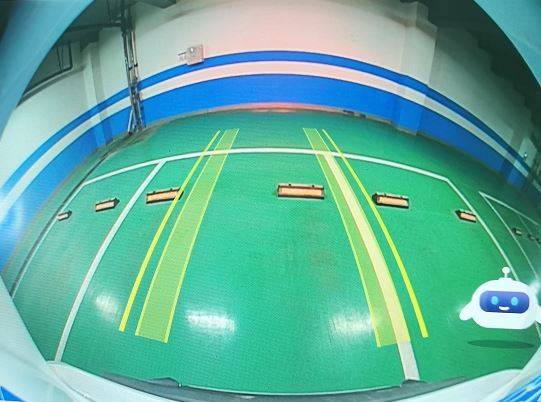
%> input picture data/input_7.JPG, 541 x 402 px
$ octave real_image_7.m   (GNU Octave 9; MATLAB toolbox functions it lacks are replaced by stand-ins)
%> lines starting %> are read from the running program, lines starting %| are printed output that depends on the picture; in (x1, y1, x2, y2) boxes, pixels count from 0 and x2, y2 are one past the last pixel; in counts of white or black regions, pixels touching at a corner belong together; the program's own positions count from 1
%******************************************************************************
% This programe is implemented via MATLAB 2018b.                             *
% Author :  Ping Wang                                                        *
% Contact:  pingwangsky@163.com                                              *
% License:  Copyright (c) 2022 Ping Wang, All rights reserved.               *
% Address:  College of Electrical and Information Engineering,               *
%           Lanzhou University of Technology                                 *
% My site:  https://sites.google.com/view/ping-wang-homepage                 *
%*****************************************************************************/
close all;
clc;
clear;
addpath data;
addpath Methods;

Img=imread('input_7.jpg');
%> Img is the input picture: size 402x541x3 uint8; mean R, G, B 95.7, 174.5, 156.7

figure(1);
hold on;
imshow(Img,'Border','tight')

Img1=rgb2gray(Img);
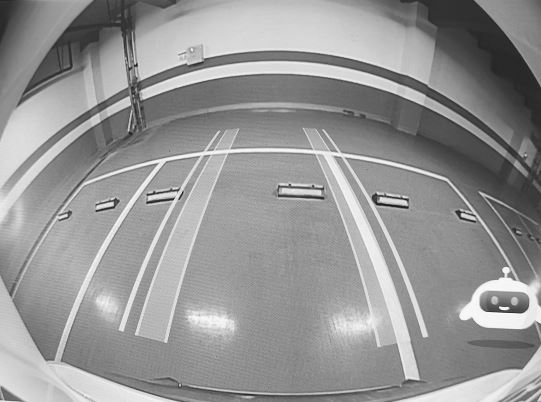
%> Img1: size 402x541 uint8; min 19, max 253, mean 148.9
contour=edge(Img1,'Canny'); %canny边缘检测
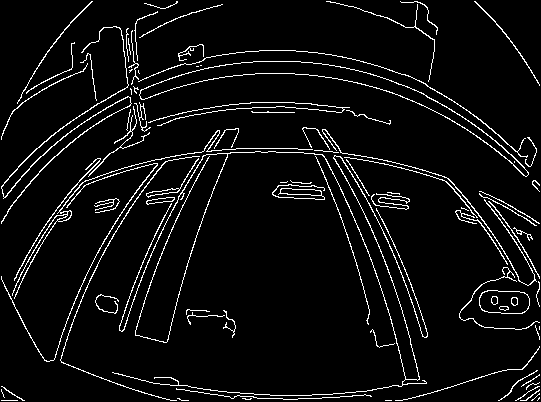
%> contour: size 402x541 logical; 5.6% white in thin lines or dots

figure(2);
imshow(contour,'Border','tight');
hold on;

% 获取联通轮廓
[B,L]=bwboundaries(contour,'noholes');
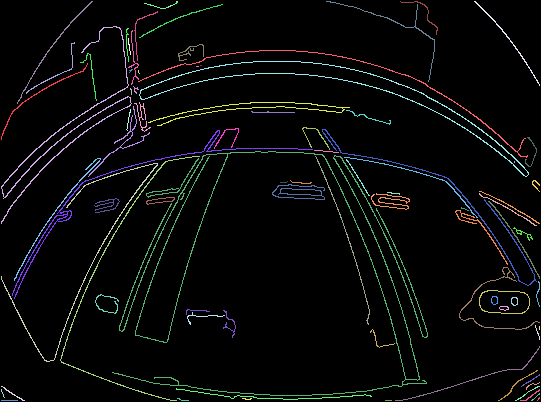
%> L: size 402x541 double; 87 distinct labels, from 0 to 86; one colour per label, 0 black
%> B = 86 boundaries; largest, box (x1, y1, x2, y2) and points: (112, 151, 428, 396) 3918, (1, 26, 132, 224) 1055, (12, 130, 313, 299) 989, (138, 50, 528, 158) 810, (139, 61, 529, 177) 789

% 边缘长度小于200的过滤掉
j=1;
for k=1:length(B)
    if length(B{k})>200 && length(B{k})<700
%> (the run ends here)

$ run again, with data/input_0.png saved as data/input_7.JPG
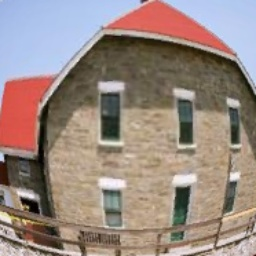
%> input picture data/input_0.png, 256 x 256 px
%> Img is the input picture: size 256x256x3 uint8; mean R, G, B 152.9, 136.4, 128.6
%> `contour=edge(Img1,'Canny');`:
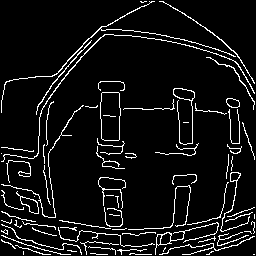
%> contour: size 256x256 logical; 7.3% white in thin lines or dots
%> `[B,L]=bwboundaries(contour,'noholes');`:
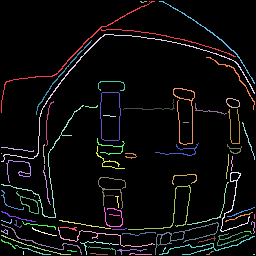
%> L: size 256x256 double; 78 distinct labels, from 0 to 77; one colour per label, 0 black
%> B = 77 boundaries; largest, box (x1, y1, x2, y2) and points: (1, 34, 255, 162) 652, (1, 1, 236, 113) 638, (1, 105, 84, 218) 392, (128, 185, 191, 230) 286, (155, 222, 219, 255) 278

$ run again, with data/input_1.png saved as data/input_7.JPG
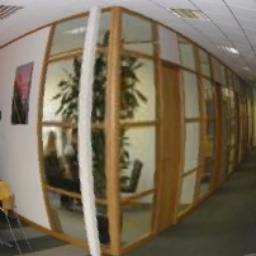
%> input picture data/input_1.png, 256 x 256 px
%> Img is the input picture: size 256x256x3 uint8; mean R, G, B 120.9, 109.2, 88.2
%> `contour=edge(Img1,'Canny');`:
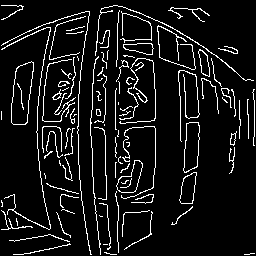
%> contour: size 256x256 logical; 8.4% white in thin lines or dots
%> `[B,L]=bwboundaries(contour,'noholes');`:
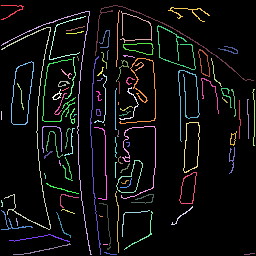
%> L: size 256x256 double; 100 distinct labels, from 0 to 99; one colour per label, 0 black
%> B = 99 boundaries; largest, box (x1, y1, x2, y2) and points: (1, 11, 92, 255) 663, (1, 27, 51, 230) 643, (95, 5, 254, 81) 420, (90, 56, 101, 255) 397, (178, 70, 200, 142) 365

$ run again, with data/input_3.png saved as data/input_7.JPG
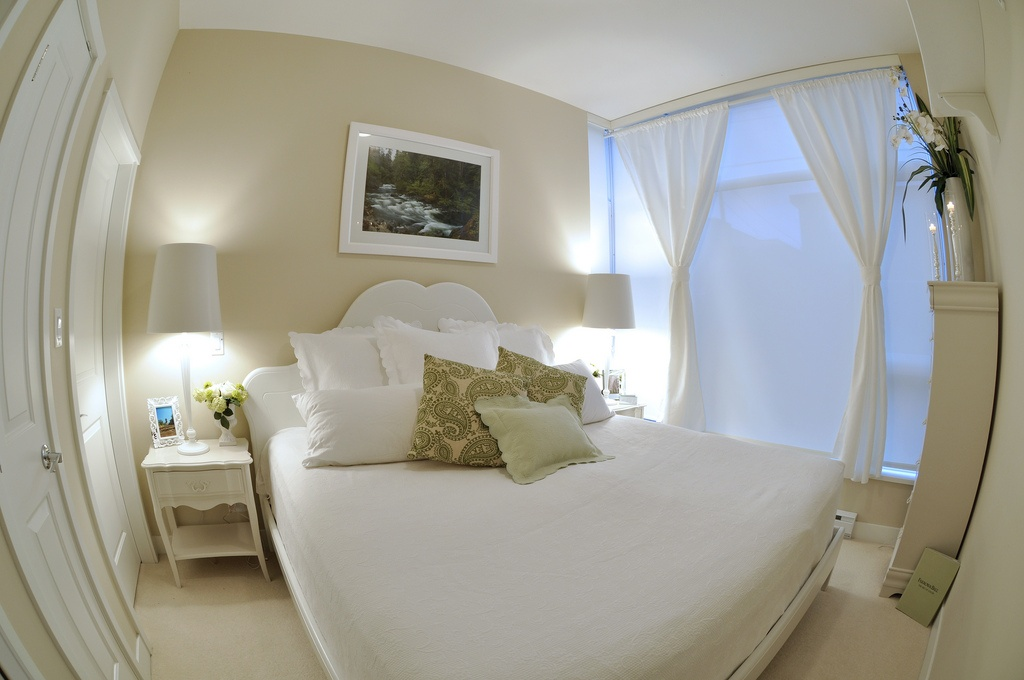
%> input picture data/input_3.png, 1024 x 680 px
%> Img is the input picture: size 680x1024x3 uint8; mean R, G, B 163, 161.1, 150.1
%> `contour=edge(Img1,'Canny');`:
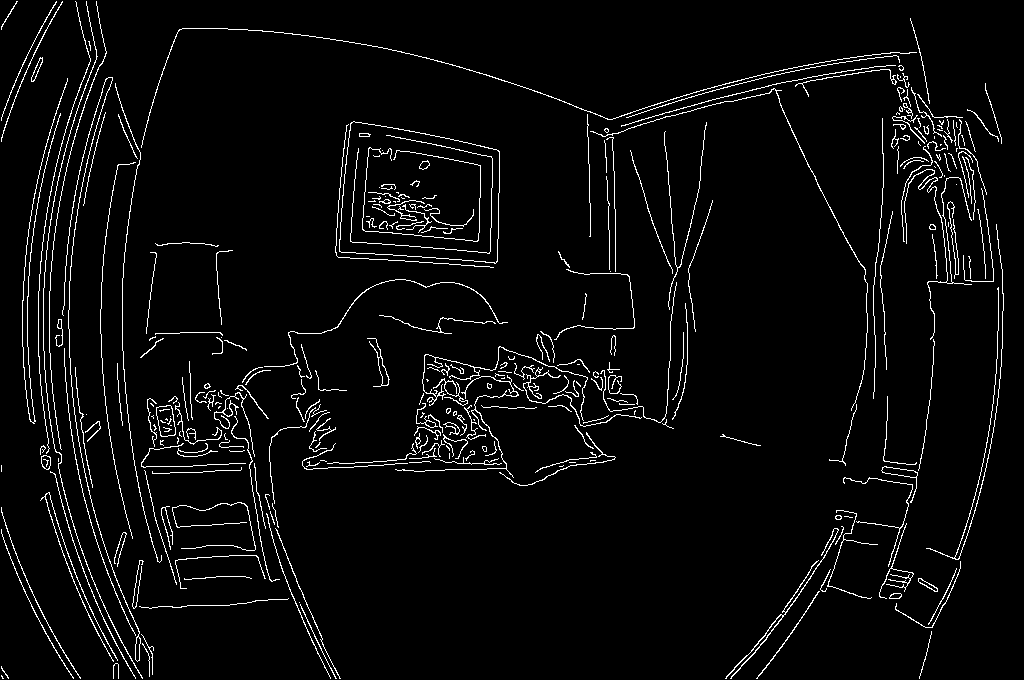
%> contour: size 680x1024 logical; 4% white in thin lines or dots
%> `[B,L]=bwboundaries(contour,'noholes');`:
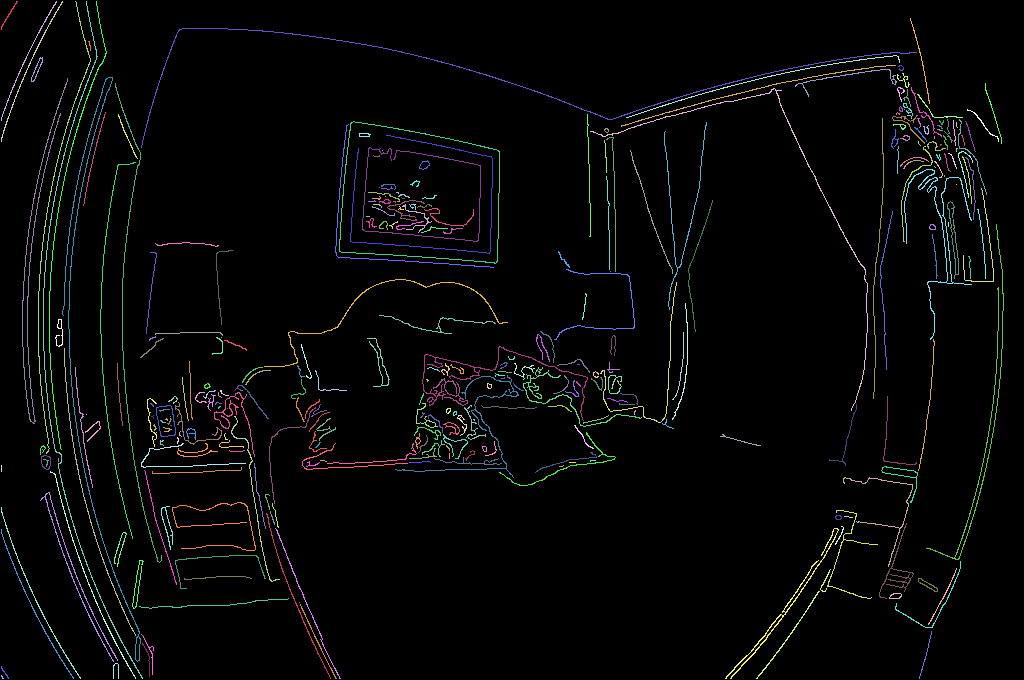
%> L: size 680x1024 double; 321 distinct labels, from 0 to 320; one colour per label, 0 black
%> B = 320 boundaries; largest, box (x1, y1, x2, y2) and points: (141, 28, 917, 148) 1710, (62, 77, 141, 662) 1654, (43, 1, 143, 679) 1361, (22, 78, 68, 424) 1313, (926, 224, 1004, 560) 1274
